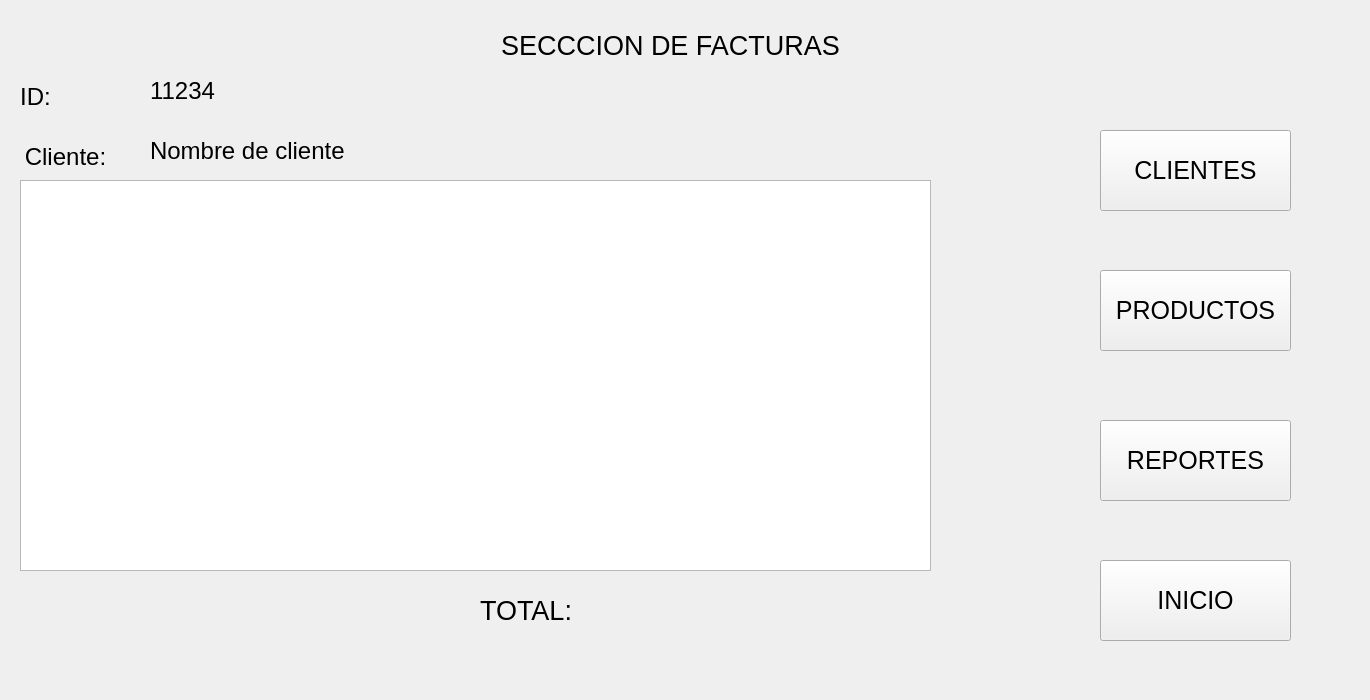
<?xml version="1.0" encoding="UTF-8"?>
<ui version="4.0">
 <class>BillWindow</class>
 <widget class="QWidget" name="BillWindow">
  <property name="geometry">
   <rect>
    <x>0</x>
    <y>0</y>
    <width>1370</width>
    <height>700</height>
   </rect>
  </property>
  <property name="windowTitle">
   <string>Facturas</string>
  </property>
  <property name="windowIcon">
   <iconset>
    <normaloff>../icono.png</normaloff>../icono.png</iconset>
  </property>
  <widget class="QPushButton" name="btShowProducts">
   <property name="geometry">
    <rect>
     <x>1100</x>
     <y>270</y>
     <width>191</width>
     <height>81</height>
    </rect>
   </property>
   <property name="font">
    <font>
     <pointsize>19</pointsize>
    </font>
   </property>
   <property name="cursor">
    <cursorShape>PointingHandCursor</cursorShape>
   </property>
   <property name="text">
    <string>PRODUCTOS</string>
   </property>
   <property name="autoRepeatInterval">
    <number>100</number>
   </property>
  </widget>
  <widget class="QPushButton" name="btnHome">
   <property name="geometry">
    <rect>
     <x>1100</x>
     <y>560</y>
     <width>191</width>
     <height>81</height>
    </rect>
   </property>
   <property name="font">
    <font>
     <pointsize>19</pointsize>
    </font>
   </property>
   <property name="cursor">
    <cursorShape>PointingHandCursor</cursorShape>
   </property>
   <property name="text">
    <string>INICIO</string>
   </property>
   <property name="icon">
    <iconset>
     <normaloff>../Inicio.png</normaloff>../Inicio.png</iconset>
   </property>
   <property name="iconSize">
    <size>
     <width>40</width>
     <height>40</height>
    </size>
   </property>
   <property name="autoRepeatInterval">
    <number>100</number>
   </property>
  </widget>
  <widget class="QPushButton" name="btReports">
   <property name="geometry">
    <rect>
     <x>1100</x>
     <y>420</y>
     <width>191</width>
     <height>81</height>
    </rect>
   </property>
   <property name="font">
    <font>
     <pointsize>19</pointsize>
    </font>
   </property>
   <property name="cursor">
    <cursorShape>PointingHandCursor</cursorShape>
   </property>
   <property name="text">
    <string>REPORTES</string>
   </property>
   <property name="autoRepeatInterval">
    <number>100</number>
   </property>
  </widget>
  <widget class="QPushButton" name="btShowClients">
   <property name="geometry">
    <rect>
     <x>1100</x>
     <y>130</y>
     <width>191</width>
     <height>81</height>
    </rect>
   </property>
   <property name="font">
    <font>
     <pointsize>19</pointsize>
    </font>
   </property>
   <property name="cursor">
    <cursorShape>PointingHandCursor</cursorShape>
   </property>
   <property name="text">
    <string>CLIENTES</string>
   </property>
   <property name="autoRepeatInterval">
    <number>100</number>
   </property>
  </widget>
  <widget class="QLabel" name="label">
   <property name="geometry">
    <rect>
     <x>380</x>
     <y>20</y>
     <width>581</width>
     <height>41</height>
    </rect>
   </property>
   <property name="font">
    <font>
     <pointsize>20</pointsize>
    </font>
   </property>
   <property name="layoutDirection">
    <enum>Qt::LeftToRight</enum>
   </property>
   <property name="text">
    <string>SECCCION DE FACTURAS</string>
   </property>
   <property name="alignment">
    <set>Qt::AlignBottom|Qt::AlignHCenter</set>
   </property>
   <property name="margin">
    <number>4</number>
   </property>
  </widget>
  <widget class="QLabel" name="label_2">
   <property name="geometry">
    <rect>
     <x>10</x>
     <y>70</y>
     <width>51</width>
     <height>41</height>
    </rect>
   </property>
   <property name="font">
    <font>
     <pointsize>18</pointsize>
    </font>
   </property>
   <property name="layoutDirection">
    <enum>Qt::LeftToRight</enum>
   </property>
   <property name="text">
    <string>ID:</string>
   </property>
   <property name="scaledContents">
    <bool>false</bool>
   </property>
   <property name="alignment">
    <set>Qt::AlignBottom|Qt::AlignHCenter</set>
   </property>
   <property name="margin">
    <number>4</number>
   </property>
  </widget>
  <widget class="QLabel" name="lbBillId">
   <property name="geometry">
    <rect>
     <x>150</x>
     <y>70</y>
     <width>411</width>
     <height>41</height>
    </rect>
   </property>
   <property name="font">
    <font>
     <pointsize>18</pointsize>
    </font>
   </property>
   <property name="layoutDirection">
    <enum>Qt::LeftToRight</enum>
   </property>
   <property name="text">
    <string>11234</string>
   </property>
   <property name="scaledContents">
    <bool>false</bool>
   </property>
   <property name="alignment">
    <set>Qt::AlignLeading|Qt::AlignLeft|Qt::AlignVCenter</set>
   </property>
   <property name="margin">
    <number>4</number>
   </property>
  </widget>
  <widget class="QLabel" name="lbClientName">
   <property name="geometry">
    <rect>
     <x>150</x>
     <y>130</y>
     <width>411</width>
     <height>41</height>
    </rect>
   </property>
   <property name="font">
    <font>
     <pointsize>18</pointsize>
    </font>
   </property>
   <property name="layoutDirection">
    <enum>Qt::LeftToRight</enum>
   </property>
   <property name="text">
    <string>Nombre de cliente</string>
   </property>
   <property name="scaledContents">
    <bool>false</bool>
   </property>
   <property name="alignment">
    <set>Qt::AlignLeading|Qt::AlignLeft|Qt::AlignVCenter</set>
   </property>
   <property name="margin">
    <number>4</number>
   </property>
  </widget>
  <widget class="QLabel" name="label_5">
   <property name="geometry">
    <rect>
     <x>10</x>
     <y>130</y>
     <width>111</width>
     <height>41</height>
    </rect>
   </property>
   <property name="font">
    <font>
     <pointsize>18</pointsize>
    </font>
   </property>
   <property name="layoutDirection">
    <enum>Qt::LeftToRight</enum>
   </property>
   <property name="text">
    <string>Cliente:</string>
   </property>
   <property name="scaledContents">
    <bool>false</bool>
   </property>
   <property name="alignment">
    <set>Qt::AlignBottom|Qt::AlignHCenter</set>
   </property>
   <property name="margin">
    <number>4</number>
   </property>
  </widget>
  <widget class="QLabel" name="label_6">
   <property name="geometry">
    <rect>
     <x>480</x>
     <y>590</y>
     <width>411</width>
     <height>41</height>
    </rect>
   </property>
   <property name="font">
    <font>
     <pointsize>20</pointsize>
    </font>
   </property>
   <property name="layoutDirection">
    <enum>Qt::LeftToRight</enum>
   </property>
   <property name="text">
    <string>TOTAL:</string>
   </property>
   <property name="alignment">
    <set>Qt::AlignLeading|Qt::AlignLeft|Qt::AlignVCenter</set>
   </property>
   <property name="margin">
    <number>4</number>
   </property>
  </widget>
  <widget class="QTableWidget" name="TabelOfProducts">
   <property name="geometry">
    <rect>
     <x>20</x>
     <y>180</y>
     <width>911</width>
     <height>391</height>
    </rect>
   </property>
  </widget>
 </widget>
 <resources/>
 <connections/>
</ui>
